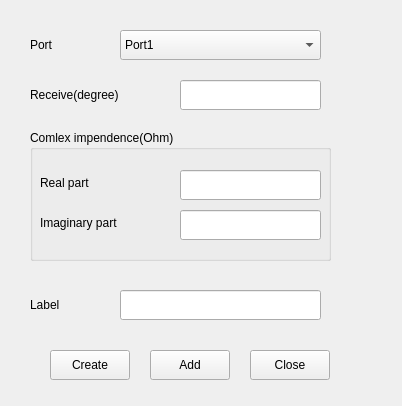
<?xml version="1.0" encoding="UTF-8"?>
<ui version="4.0">
 <class>frmLoad</class>
 <widget class="QMainWindow" name="frmLoad">
  <property name="geometry">
   <rect>
    <x>0</x>
    <y>0</y>
    <width>402</width>
    <height>406</height>
   </rect>
  </property>
  <property name="windowTitle">
   <string>Create load</string>
  </property>
  <widget class="QWidget" name="centralwidget">
   <widget class="QLabel" name="lblPort">
    <property name="geometry">
     <rect>
      <x>30</x>
      <y>30</y>
      <width>81</width>
      <height>30</height>
     </rect>
    </property>
    <property name="text">
     <string>Port</string>
    </property>
   </widget>
   <widget class="QComboBox" name="cbxPort">
    <property name="geometry">
     <rect>
      <x>120</x>
      <y>30</y>
      <width>201</width>
      <height>30</height>
     </rect>
    </property>
    <item>
     <property name="text">
      <string>Port1</string>
     </property>
    </item>
    <item>
     <property name="text">
      <string>Port2</string>
     </property>
    </item>
   </widget>
   <widget class="QGroupBox" name="groupBox">
    <property name="geometry">
     <rect>
      <x>30</x>
      <y>130</y>
      <width>301</width>
      <height>131</height>
     </rect>
    </property>
    <property name="title">
     <string>Comlex impendence(Ohm)</string>
    </property>
    <widget class="QLabel" name="lblReal">
     <property name="geometry">
      <rect>
       <x>10</x>
       <y>40</y>
       <width>141</width>
       <height>25</height>
      </rect>
     </property>
     <property name="text">
      <string>Real part</string>
     </property>
    </widget>
    <widget class="QLabel" name="lblImag">
     <property name="geometry">
      <rect>
       <x>10</x>
       <y>80</y>
       <width>141</width>
       <height>25</height>
      </rect>
     </property>
     <property name="text">
      <string>Imaginary part</string>
     </property>
    </widget>
    <widget class="QLineEdit" name="txtReal">
     <property name="geometry">
      <rect>
       <x>150</x>
       <y>40</y>
       <width>141</width>
       <height>30</height>
      </rect>
     </property>
    </widget>
    <widget class="QLineEdit" name="txtImag">
     <property name="geometry">
      <rect>
       <x>150</x>
       <y>80</y>
       <width>141</width>
       <height>30</height>
      </rect>
     </property>
    </widget>
   </widget>
   <widget class="QLineEdit" name="txtReceive">
    <property name="geometry">
     <rect>
      <x>180</x>
      <y>80</y>
      <width>141</width>
      <height>30</height>
     </rect>
    </property>
   </widget>
   <widget class="QLabel" name="lblReal_2">
    <property name="geometry">
     <rect>
      <x>30</x>
      <y>80</y>
      <width>141</width>
      <height>30</height>
     </rect>
    </property>
    <property name="text">
     <string>Receive(degree)</string>
    </property>
   </widget>
   <widget class="QPushButton" name="btnCreate">
    <property name="geometry">
     <rect>
      <x>50</x>
      <y>350</y>
      <width>80</width>
      <height>30</height>
     </rect>
    </property>
    <property name="text">
     <string>Create</string>
    </property>
   </widget>
   <widget class="QPushButton" name="btnAdd">
    <property name="geometry">
     <rect>
      <x>150</x>
      <y>350</y>
      <width>80</width>
      <height>30</height>
     </rect>
    </property>
    <property name="text">
     <string>Add</string>
    </property>
   </widget>
   <widget class="QPushButton" name="btnClose">
    <property name="geometry">
     <rect>
      <x>250</x>
      <y>350</y>
      <width>80</width>
      <height>30</height>
     </rect>
    </property>
    <property name="text">
     <string>Close</string>
    </property>
   </widget>
   <widget class="QLineEdit" name="txtLoadName">
    <property name="geometry">
     <rect>
      <x>120</x>
      <y>290</y>
      <width>201</width>
      <height>30</height>
     </rect>
    </property>
   </widget>
   <widget class="QLabel" name="lblLoadName">
    <property name="geometry">
     <rect>
      <x>30</x>
      <y>290</y>
      <width>71</width>
      <height>30</height>
     </rect>
    </property>
    <property name="text">
     <string>Label</string>
    </property>
   </widget>
  </widget>
 </widget>
 <resources/>
 <connections/>
</ui>
